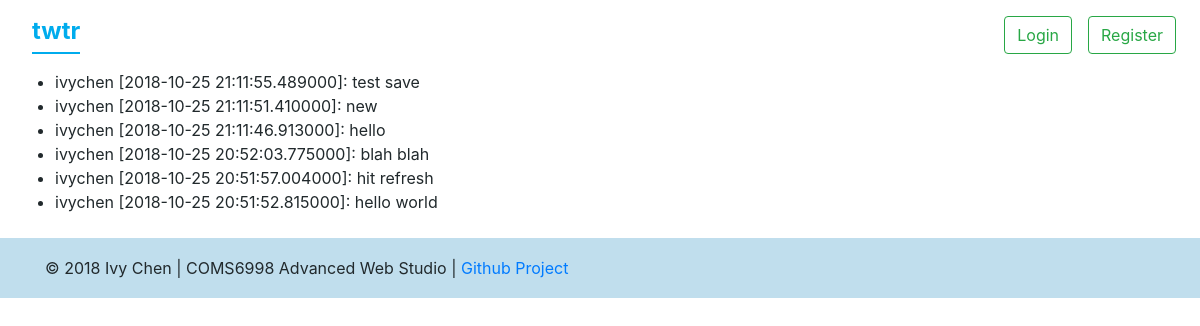
The app's page /messages/ivychen, older data.
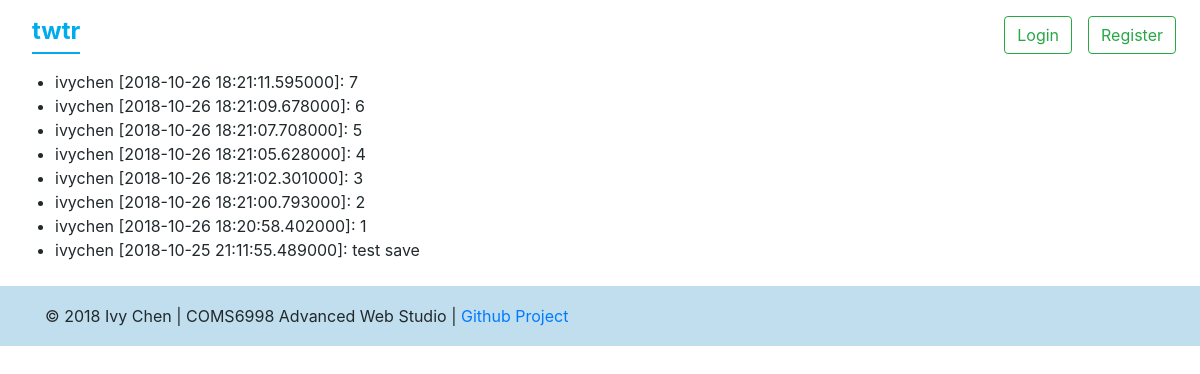
The same page, newer data.
### models.py (models this page shows)
class Message(db.Model):
    id = db.Column('id', db.Integer, primary_key=True)
    timestamp = db.Column(db.DateTime)
    sender = db.Column('sender', db.String(140))
    replyto = db.Column('replyto', db.String(140))
    message = db.Column('message', db.String(300))

### app.py (the view)
@app.route('/messages/<username>', methods=['POST', 'GET'])
def messages(username):
    page = request.args.get('page', 1, type=int)
    messages = models.Message.query.filter_by(sender=username).order_by(models.Message.timestamp.desc()).paginate(page, app.config['POSTS_PER_PAGE'], False)
    next_url = url_for('messages', username=username, page=messages.next_num) \
        if messages.has_next else None
    prev_url = url_for('messages', username=username, page=messages.prev_num) \
        if messages.has_prev else None
    return render_template('messages.html', messages=messages.items, next_url=next_url, prev_url=prev_url)

### templates/messages.html (shortened to what this page needs)
{% extends "base.html" %}
{% block body %}
  {% block content %}
  <ul id="messages" class="messages-container">
    {% for msg in messages %}
      <li class="message-item">{{ msg.sender }} [{{ msg.timestamp }}]: {{ msg.message }}</li>
    {% endfor %}
  </ul>
  {% endblock %}
{% endblock %}

Row changes from the older to the newer data that the page shows:
no longer on this page (row unchanged): Message: sender "ivychen", timestamp "2018-10-25 21:11:51.410000", message "new"
no longer on this page (row unchanged): Message: sender "ivychen", timestamp "2018-10-25 21:11:46.913000", message "hello"
no longer on this page (row unchanged): Message: sender "ivychen", timestamp "2018-10-25 20:52:03.775000", message "blah blah"
no longer on this page (row unchanged): Message: sender "ivychen", timestamp "2018-10-25 20:51:57.004000", message "hit refresh"
no longer on this page (row unchanged): Message: sender "ivychen", timestamp "2018-10-25 20:51:52.815000", message "hello world"
added Message: sender "ivychen", timestamp "2018-10-26 18:21:11.595000", message "7"
added Message: sender "ivychen", timestamp "2018-10-26 18:21:09.678000", message "6"
added Message: sender "ivychen", timestamp "2018-10-26 18:21:07.708000", message "5"
added Message: sender "ivychen", timestamp "2018-10-26 18:21:05.628000", message "4"
added Message: sender "ivychen", timestamp "2018-10-26 18:21:02.301000", message "3"
added Message: sender "ivychen", timestamp "2018-10-26 18:21:00.793000", message "2"
added Message: sender "ivychen", timestamp "2018-10-26 18:20:58.402000", message "1"
